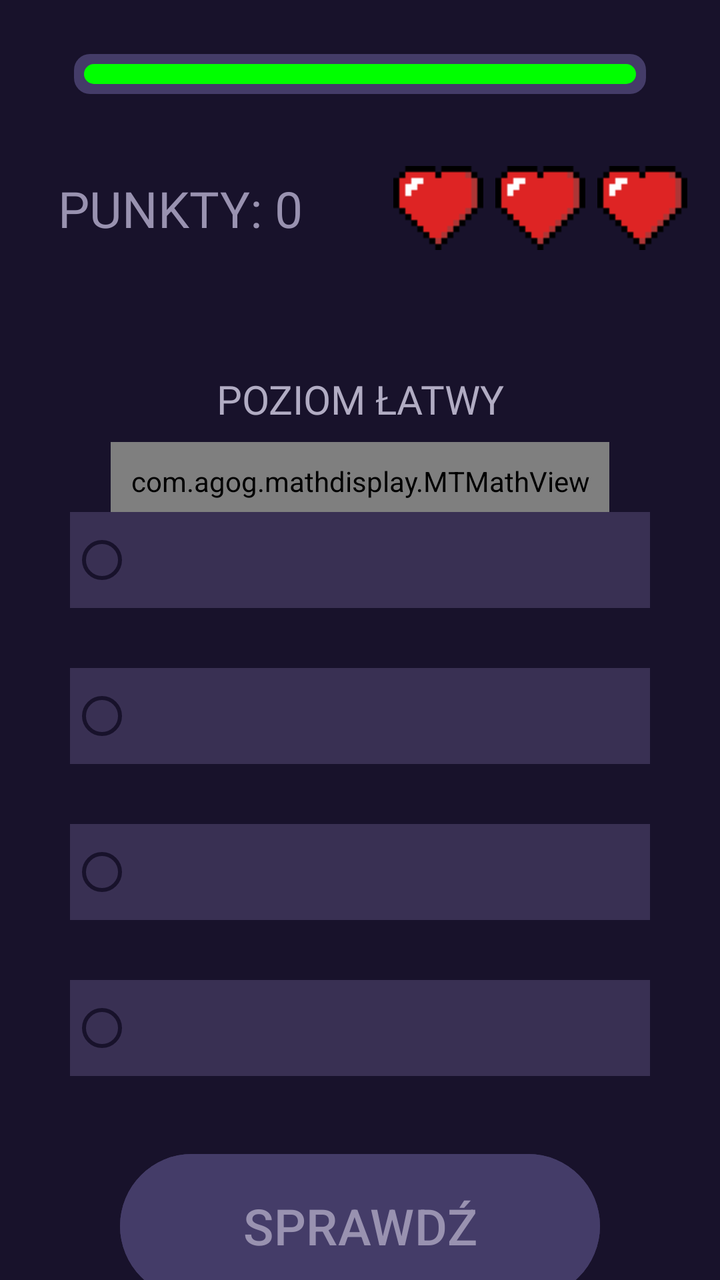
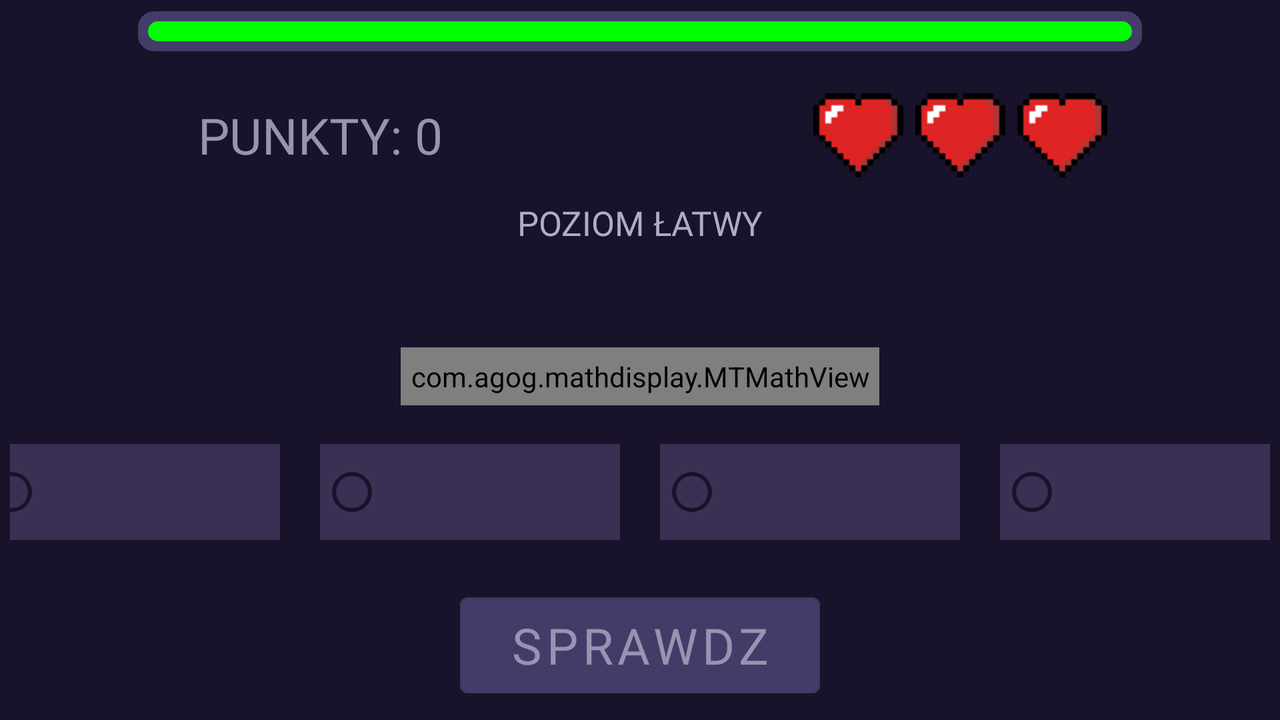

Two renders of one Android screen. The first uses the default layout on a phone; the second uses the alternative layout the repository ships for a different screen configuration, on a matching device. The two XML files are below.
<!-- AndroidManifest.xml: application theme Theme.Projektgramatematyczna -->
<!-- res/layout/activity_zakladka_gry.xml -->
<?xml version="1.0" encoding="utf-8"?>
<androidx.constraintlayout.widget.ConstraintLayout xmlns:android="http://schemas.android.com/apk/res/android"
    xmlns:app="http://schemas.android.com/apk/res-auto"
    xmlns:tools="http://schemas.android.com/tools"
    android:id="@+id/main"
    android:layout_width="match_parent"
    android:layout_height="match_parent"
    android:background="@color/czwarty_z_palety"
    tools:context=".Zakladka_gry">

    <ProgressBar
        android:id="@+id/odliczanieCzasu"
        style="?android:attr/progressBarStyleHorizontal"
        android:layout_width="match_parent"
        android:padding="5dp"
        android:layout_height="30dp"
        android:layout_marginStart="32dp"
        android:layout_marginEnd="32dp"
        android:layout_marginTop="32dp"
        android:layout_marginBottom="20dp"
        android:progressDrawable="@drawable/progress_bar_zielony"
        android:progress="600"
        android:max="600"
        app:layout_constraintEnd_toEndOf="parent"
        app:layout_constraintStart_toStartOf="parent"
        app:layout_constraintTop_toTopOf="parent"
        app:layout_constraintBottom_toTopOf="@id/guideline4"/>
    <TextView
        android:id="@+id/punkty"
        android:layout_width="wrap_content"
        android:layout_height="wrap_content"
        android:textColor="@color/tekst_przyciskow_glowna"
        android:text="Punkty: 0"
        android:fontFamily="@font/appleberry"
        android:textAllCaps="true"
        android:layout_marginTop="30dp"
        android:layout_marginBottom="30dp"
        app:layout_constraintStart_toStartOf="parent"
        app:layout_constraintTop_toBottomOf="@id/guideline4"
        app:layout_constraintEnd_toStartOf="@id/guideline5"
        app:layout_constraintBottom_toTopOf="@+id/guideline6"
        android:textSize="25sp"
        />

    <LinearLayout
        android:layout_width="wrap_content"
        android:layout_height="wrap_content"
        android:layout_marginTop="30dp"
        android:layout_marginBottom="30dp"
        android:orientation="horizontal"
        app:layout_constraintStart_toEndOf="@+id/guideline5"
        app:layout_constraintBottom_toTopOf="@+id/guideline6"
        app:layout_constraintEnd_toEndOf="parent"
        app:layout_constraintTop_toBottomOf="@id/guideline4">

        <ImageView
            android:id="@+id/serce1"
            android:layout_width="wrap_content"
            android:layout_height="wrap_content"
            android:layout_margin="3dp"
            app:srcCompat="@drawable/serce" />

        <ImageView
            android:id="@+id/serce2"
            android:layout_width="wrap_content"
            android:layout_height="wrap_content"
            android:layout_margin="3dp"
            app:srcCompat="@drawable/serce" />

        <ImageView
            android:id="@+id/serce3"
            android:layout_width="wrap_content"
            android:layout_height="wrap_content"
            android:layout_margin="3dp"
            app:srcCompat="@drawable/serce" />
    </LinearLayout>

    <TextView
        android:id="@+id/poziomTrudnosci"
        android:fontFamily="@font/chunkfive_ex"
        android:layout_width="wrap_content"
        android:layout_height="wrap_content"
        android:textAllCaps="true"
        android:layout_marginTop="40dp"
        android:textSize="20sp"
        app:layout_constraintTop_toBottomOf="@id/guideline6"
        app:layout_constraintStart_toStartOf="parent"
        app:layout_constraintEnd_toEndOf="parent"
        app:layout_constraintBottom_toTopOf="@id/guideline7"
        android:textColor="@color/kolor_napisow"
        android:text="poziom łatwy"/>
    <TextView
        android:id="@+id/trescPytania"
        android:textColor="@color/kolor_napisow"
        android:fontFamily="@font/chunkfive_ex"
        android:layout_width="match_parent"
        android:layout_height="wrap_content"
        android:foregroundGravity="center"
        android:layout_marginStart="24dp"
        android:layout_marginEnd="24dp"
        android:padding="10dp"
        android:text=""
        android:textAlignment="center"
        android:textSize="20sp"
        app:layout_constraintEnd_toEndOf="parent"
        app:layout_constraintStart_toStartOf="parent"
        app:layout_constraintTop_toBottomOf="@+id/guideline7"
        app:layout_constraintBottom_toTopOf="@id/dzialanieZPytania"/>

    <com.agog.mathdisplay.MTMathView
        android:id="@+id/dzialanieZPytania"
        android:layout_width="wrap_content"
        android:layout_height="wrap_content"
        android:foregroundGravity="center"
        android:layout_marginStart="24dp"
        android:layout_marginEnd="24dp"
        android:padding="10dp"
        android:text=""
        android:textAlignment="center"
        android:textSize="25sp"
        app:layout_constraintEnd_toEndOf="parent"
        app:layout_constraintStart_toStartOf="parent"
        app:layout_constraintTop_toBottomOf="@+id/trescPytania"
        app:layout_constraintBottom_toTopOf="@id/odpowiedzi"/>


    <RadioGroup
        android:id="@+id/odpowiedzi"
        android:layout_width="match_parent"
        android:layout_height="wrap_content"
        app:layout_constraintBottom_toTopOf="@+id/zatwierdzPytanie"
        app:layout_constraintStart_toStartOf="parent"
        app:layout_constraintEnd_toEndOf="parent"
        app:layout_constraintTop_toBottomOf="@id/trescPytania"
        android:padding="20dp">

        <RadioButton
            style="@style/MyRadioButtonStyle"
            android:id="@+id/odpa"
            android:fontFamily="@font/biko_bold"
            android:layout_width="match_parent"
            android:background="@color/trzeci_z_palety"
            android:buttonTint="#FF0000"
            android:textColor="@color/kolor_napisow"
            android:layout_height="wrap_content"
            android:textSize="17.5sp"
            android:text=""
            android:layout_margin="15dp"
            android:layout_marginTop="0dp"/>

        <RadioButton
            style="@style/MyRadioButtonStyle"
            android:id="@+id/odpb"
            android:fontFamily="@font/biko_bold"
            android:layout_width="match_parent"
            android:background="@color/trzeci_z_palety"
            android:textColor="@color/kolor_napisow"
            android:layout_height="wrap_content"
            android:textSize="17.5sp"
            android:text=""
            android:layout_margin="15dp"/>

        <RadioButton
            style="@style/MyRadioButtonStyle"
            android:id="@+id/odpc"
            android:fontFamily="@font/biko_bold"
            android:background="@color/trzeci_z_palety"
            android:textColor="@color/kolor_napisow"
            android:layout_width="match_parent"
            android:layout_height="wrap_content"
            android:textSize="17.5sp"
            android:text=""
            android:layout_margin="15dp"/>

        <RadioButton
            style="@style/MyRadioButtonStyle"
            android:id="@+id/odpd"
            android:fontFamily="@font/biko_bold"
            android:layout_width="match_parent"
            android:textColor="@color/kolor_napisow"
            android:background="@color/trzeci_z_palety"
            android:layout_height="wrap_content"
            android:textSize="17.5sp"
            android:text=""
            android:layout_margin="15dp"/>
    </RadioGroup>

    <Button
        android:id="@+id/zatwierdzPytanie"
        app:layout_constraintStart_toStartOf="parent"
        app:layout_constraintEnd_toEndOf="parent"
        app:layout_constraintTop_toBottomOf="@id/odpowiedzi"
        app:layout_constraintBottom_toBottomOf="parent"
        android:textSize="25sp"
        android:textColor="@color/tekst_przyciskow_glowna"
        android:backgroundTint="@color/drugi_z_palety"
        android:layout_width="240dp"
        android:layout_height="80dp"
        android:pointerIcon="hand"
        android:textAllCaps="true"
        android:text="Sprawdź" />

    <androidx.constraintlayout.widget.Guideline
        android:id="@+id/guideline4"
        android:layout_width="wrap_content"
        android:layout_height="wrap_content"
        android:orientation="horizontal"
        app:layout_constraintGuide_begin="62dp" />

    <androidx.constraintlayout.widget.Guideline
        android:id="@+id/guideline5"
        android:layout_width="wrap_content"
        android:layout_height="wrap_content"
        android:orientation="vertical"
        app:layout_constraintGuide_percent="0.5" />

    <androidx.constraintlayout.widget.Guideline
        android:id="@+id/guideline6"
        android:layout_width="wrap_content"
        android:layout_height="wrap_content"
        android:orientation="horizontal"
        app:layout_constraintGuide_begin="146dp" />

    <androidx.constraintlayout.widget.Guideline
        android:id="@+id/guideline7"
        android:layout_width="wrap_content"
        android:layout_height="wrap_content"
        android:orientation="horizontal"
        app:layout_constraintGuide_begin="213dp" />


</androidx.constraintlayout.widget.ConstraintLayout>
<!-- resources referenced by this layout -->
<resources>
  <color name="czwarty_z_palety">#18122B</color>
  <color name="drugi_z_palety">#443C68</color>
  <color name="kolor_napisow">#b1acc3</color>
  <color name="tekst_przyciskow_glowna">#9992b0</color>
  <color name="trzeci_z_palety">#393053</color>
  <!-- drawable progress_bar_zielony (drawable) -->
  <?xml version="1.0" encoding="utf-8"?>
  <layer-list xmlns:android="http://schemas.android.com/apk/res/android">
      <item android:id="@android:id/background">
          <shape>
              <corners android:radius="8dp"/>
              <solid android:color="@color/drugi_z_palety"/>
          </shape>
      </item>
      <item android:id="@+id/odliczanieCzasu"
          android:top="5dp"
          android:bottom="5dp"
          android:left="5dp"
          android:right="5dp">
          <scale android:scaleWidth="100%">
              <clip>
                  <shape>
                      <corners android:radius="8dp"/>
                      <solid android:color="#00FF00"/>
                  </shape>
              </clip>
          </scale>
      </item>
  </layer-list>
  <!-- drawable serce: png bitmap (drawable, 469 bytes) -->
  <style name="MyRadioButtonStyle" parent="Widget.AppCompat.CompoundButton.RadioButton">
          <item name="android:textColor">@drawable/kolory_radiobutton</item>
          <item name="buttonTint">@drawable/kolory_radiobutton</item>
      </style>
  <!-- from res/values-v23/ -->
  <style name="Theme.Projektgramatematyczna" parent="Base.Theme.Projektgramatematyczna">
      
      <item name="android:navigationBarColor">@android:color/transparent</item>
      <item name="android:statusBarColor">@android:color/transparent</item>
      <item name="android:windowLightStatusBar">?attr/isLightTheme</item>
    </style>
  <!-- drawable kolory_radiobutton (drawable) -->
  <?xml version="1.0" encoding="utf-8"?>
  <selector xmlns:android="http://schemas.android.com/apk/res/android">
      <item android:state_pressed="true" android:color="#afacc1"/> 
      <item android:state_checked="true" android:color="#afacc1"/> 
      <item android:color="@color/czwarty_z_palety"/> 
  </selector>
  <style name="Base.Theme.Projektgramatematyczna" parent="Theme.Material3.DayNight.NoActionBar">
          
          
      </style>
</resources>
<!-- res/layout-land/activity_zakladka_gry.xml (the repository's variant of the layout above) -->
<!-- drawn on the phone turned sideways -->
<?xml version="1.0" encoding="utf-8"?>
<androidx.constraintlayout.widget.ConstraintLayout xmlns:android="http://schemas.android.com/apk/res/android"
    xmlns:app="http://schemas.android.com/apk/res-auto"
    xmlns:tools="http://schemas.android.com/tools"
    android:id="@+id/main"
    android:layout_width="match_parent"
    android:layout_height="match_parent"
    android:background="@color/czwarty_z_palety"
    tools:context=".Zakladka_gry">

    <ProgressBar
        android:id="@+id/odliczanieCzasu"
        style="?android:attr/progressBarStyleHorizontal"
        android:layout_width="match_parent"
        android:padding="5dp"
        android:layout_height="30dp"
        android:layout_marginStart="64dp"
        android:layout_marginEnd="64dp"
        android:layout_marginBottom="10dp"
        android:progressDrawable="@drawable/progress_bar_zielony"
        android:progress="600"
        android:max="600"
        app:layout_constraintEnd_toEndOf="parent"
        app:layout_constraintStart_toStartOf="parent"
        app:layout_constraintTop_toTopOf="parent"
        app:layout_constraintBottom_toTopOf="@id/guideline4"/>
    <TextView
        android:id="@+id/punkty"
        android:layout_width="wrap_content"
        android:layout_height="wrap_content"
        android:textColor="@color/tekst_przyciskow_glowna"
        android:text="Punkty: 0"
        android:fontFamily="@font/appleberry"
        android:textAllCaps="true"
        app:layout_constraintStart_toStartOf="parent"
        app:layout_constraintTop_toBottomOf="@id/guideline4"
        app:layout_constraintEnd_toStartOf="@id/guideline5"
        app:layout_constraintBottom_toTopOf="@+id/guideline6"
        android:textSize="25sp"
        />

    <LinearLayout
        android:layout_width="wrap_content"
        android:layout_height="wrap_content"
        android:orientation="horizontal"
        app:layout_constraintStart_toEndOf="@+id/guideline5"
        app:layout_constraintBottom_toTopOf="@+id/guideline6"
        app:layout_constraintEnd_toEndOf="parent"
        app:layout_constraintTop_toBottomOf="@id/guideline4">

        <ImageView
            android:id="@+id/serce1"
            android:layout_width="wrap_content"
            android:layout_height="wrap_content"
            android:layout_margin="3dp"
            app:srcCompat="@drawable/serce" />

        <ImageView
            android:id="@+id/serce2"
            android:layout_width="wrap_content"
            android:layout_height="wrap_content"
            android:layout_margin="3dp"
            app:srcCompat="@drawable/serce" />

        <ImageView
            android:id="@+id/serce3"
            android:layout_width="wrap_content"
            android:layout_height="wrap_content"
            android:layout_margin="3dp"
            app:srcCompat="@drawable/serce" />
    </LinearLayout>

    <TextView
        android:id="@+id/poziomTrudnosci"
        android:fontFamily="@font/chunkfive_ex"
        android:layout_width="wrap_content"
        android:layout_height="wrap_content"
        android:textAllCaps="true"
        android:textSize="17sp"
        android:layout_marginTop="100dp"
        app:layout_constraintTop_toTopOf="parent"
        app:layout_constraintStart_toStartOf="parent"
        app:layout_constraintEnd_toEndOf="parent"
        android:textColor="@color/kolor_napisow"
        android:text="poziom łatwy"/>
    <TextView
        android:id="@+id/trescPytania"
        android:textColor="@color/kolor_napisow"
        android:fontFamily="@font/chunkfive_ex"
        android:layout_width="match_parent"
        android:layout_height="wrap_content"
        android:foregroundGravity="center"
        android:layout_marginStart="24dp"
        android:layout_marginEnd="24dp"
        android:padding="5dp"
        android:text=""
        android:textAlignment="center"
        android:textSize="17sp"
        app:layout_constraintEnd_toEndOf="parent"
        app:layout_constraintStart_toStartOf="parent"
        app:layout_constraintTop_toBottomOf="@+id/poziomTrudnosci"
        app:layout_constraintBottom_toTopOf="@id/dzialanieZPytania"/>

    <com.agog.mathdisplay.MTMathView
        android:id="@+id/dzialanieZPytania"
        android:layout_width="wrap_content"
        android:layout_height="wrap_content"
        android:foregroundGravity="center"
        android:layout_marginStart="24dp"
        android:layout_marginEnd="24dp"
        android:layout_marginTop="10dp"
        android:padding="5dp"
        android:text=""
        android:textAlignment="center"
        android:textSize="25sp"
        app:layout_constraintEnd_toEndOf="parent"
        app:layout_constraintStart_toStartOf="parent"
        app:layout_constraintTop_toBottomOf="@+id/trescPytania"
        app:layout_constraintBottom_toTopOf="@id/odpowiedzi"/>


    <RadioGroup
        android:id="@+id/odpowiedzi"
        android:layout_width="match_parent"
        android:layout_height="wrap_content"
        android:orientation="horizontal"
        android:layout_marginTop="40dp"
        app:layout_constraintBottom_toTopOf="@+id/zatwierdzPytanie"
        app:layout_constraintStart_toStartOf="parent"
        app:layout_constraintEnd_toEndOf="parent"
        app:layout_constraintTop_toBottomOf="@id/trescPytania"
        android:gravity="center"
        android:padding="5dp">

            <RadioButton
                android:id="@+id/odpa"
                style="@style/MyRadioButtonStyle"
                android:layout_width="150dp"
                android:layout_height="wrap_content"
                android:layout_margin="10dp"
                android:layout_marginTop="0dp"
                android:background="@color/trzeci_z_palety"
                android:buttonTint="#FF0000"
                android:fontFamily="@font/biko_bold"
                android:text=""
                android:textColor="@color/kolor_napisow"
                android:textSize="15sp"
                />

            <RadioButton
                android:id="@+id/odpb"
                style="@style/MyRadioButtonStyle"
                android:layout_width="150dp"
                android:layout_height="wrap_content"
                android:layout_margin="10dp"
                android:background="@color/trzeci_z_palety"
                android:fontFamily="@font/biko_bold"
                android:text=""
                android:textColor="@color/kolor_napisow"
                android:textSize="15sp" />

            <RadioButton
                android:id="@+id/odpc"
                style="@style/MyRadioButtonStyle"
                android:layout_width="150dp"
                android:layout_height="wrap_content"
                android:layout_margin="10dp"
                android:background="@color/trzeci_z_palety"
                android:fontFamily="@font/biko_bold"
                android:text=""
                android:textColor="@color/kolor_napisow"
                android:textSize="15sp" />

            <RadioButton
                android:id="@+id/odpd"
                style="@style/MyRadioButtonStyle"
                android:layout_width="150dp"
                android:layout_height="wrap_content"
                android:layout_margin="10dp"
                android:background="@color/trzeci_z_palety"
                android:fontFamily="@font/biko_bold"
                android:text=""
                android:textColor="@color/kolor_napisow"
                android:textSize="15sp" />

    </RadioGroup>

    <Button
        style="@style/Widget.MaterialComponents.Button.OutlinedButton"
        android:id="@+id/zatwierdzPytanie"
        app:layout_constraintStart_toStartOf="parent"
        app:layout_constraintEnd_toEndOf="parent"
        app:layout_constraintTop_toBottomOf="@id/odpowiedzi"
        app:layout_constraintBottom_toBottomOf="parent"
        android:textSize="25sp"
        android:textColor="@color/tekst_przyciskow_glowna"
        android:fontFamily="@font/corva_round"
        android:backgroundTint="@color/drugi_z_palety"
        android:layout_width="180dp"
        android:layout_height="60dp"
        android:pointerIcon="hand"
        android:textAllCaps="true"
        android:text="Sprawdz" />

    <androidx.constraintlayout.widget.Guideline
        android:id="@+id/guideline4"
        android:layout_width="wrap_content"
        android:layout_height="wrap_content"
        android:orientation="horizontal"
        app:layout_constraintGuide_begin="41dp" />

    <androidx.constraintlayout.widget.Guideline
        android:id="@+id/guideline5"
        android:layout_width="wrap_content"
        android:layout_height="wrap_content"
        android:orientation="vertical"
        app:layout_constraintGuide_percent="0.5" />

    <androidx.constraintlayout.widget.Guideline
        android:id="@+id/guideline6"
        android:layout_width="wrap_content"
        android:layout_height="wrap_content"
        android:orientation="horizontal"
        app:layout_constraintGuide_begin="94dp" />

    <androidx.constraintlayout.widget.Guideline
        android:id="@+id/guideline7"
        android:layout_width="wrap_content"
        android:layout_height="wrap_content"
        android:orientation="horizontal"
        app:layout_constraintGuide_begin="176dp" />


</androidx.constraintlayout.widget.ConstraintLayout>
